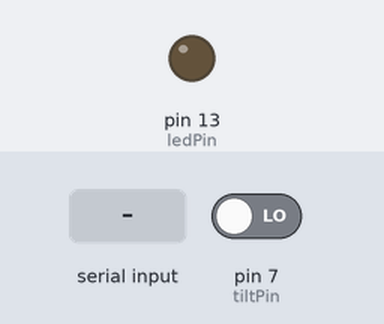
A sketch run on a simulated Arduino Uno, built with avr-gcc and run on an emulated ATmega328P. Parts: output pins drawn as LEDs (lit = HIGH). The inputs (shaded band) are chosen by the test bench; at power-on: pin 7 (tiltPin) LOW. What the sketch prints to the serial monitor is not drawn.

Above: at 1.2 s.
1.3 s: "1\n" received over Serial
At 1.8 s:
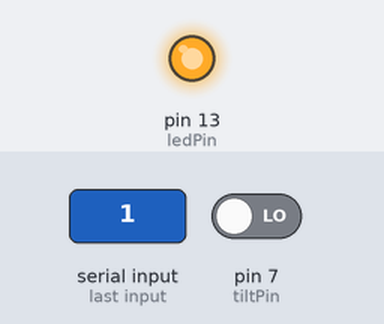
2.8 s: "90,45\n" received over Serial
At 4.1 s:
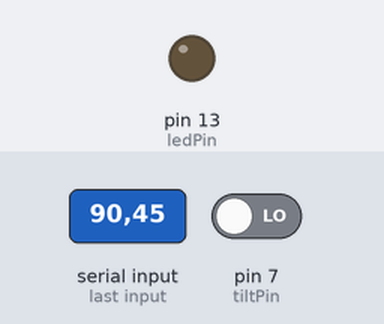
Timing chart, 0 to 5.8 s (numbered marks = the images above; inputs shaded):
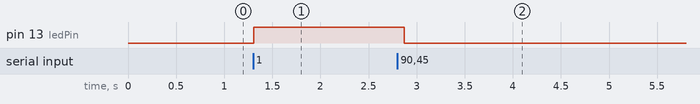

The sketch:

autito_test1.ino
```cpp
byte tiltSensor = '0';

int ledPin = 13;
int tiltPin = 7;


void setup()
{

 Serial.begin(9600);

 pinMode(tiltPin, INPUT);
 pinMode(ledPin, OUTPUT);

}

void loop()
{
  // Read sensors
  if(digitalRead(tiltPin) == HIGH)
    tiltSensor = '1';
  else
    tiltSensor = '0';

  // Send data
  Serial.write("tilt:");
  Serial.write(tiltSensor);
  Serial.println();

  // Delay
  //delay(200);
}

void serialEvent()
{
  byte newValue = -1;
  while(Serial.available())
  {
    byte newValue = Serial.read();

    newValue = newValue - '0';
    if(newValue == 0)
      digitalWrite(13, LOW);
    else if(newValue == 1)
      digitalWrite(13, HIGH);

    Serial.flush();
  }
}
```

Measured:
- after the input at 1.3 s, pin 13 (ledPin): LOW → HIGH at once
- after the input at 2.8 s, pin 13 (ledPin): HIGH → LOW after 0.07 s
